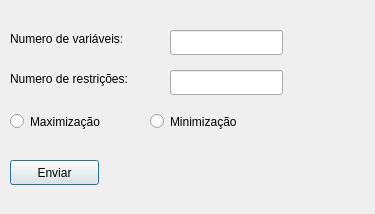
<?xml version="1.0" encoding="UTF-8"?>
<ui version="4.0">
 <class>Dialog</class>
 <widget class="QDialog" name="Dialog">
  <property name="geometry">
   <rect>
    <x>0</x>
    <y>0</y>
    <width>375</width>
    <height>214</height>
   </rect>
  </property>
  <property name="sizePolicy">
   <sizepolicy hsizetype="Preferred" vsizetype="Preferred">
    <horstretch>0</horstretch>
    <verstretch>0</verstretch>
   </sizepolicy>
  </property>
  <property name="windowTitle">
   <string>Simplex</string>
  </property>
  <widget class="QLineEdit" name="lineEdit">
   <property name="geometry">
    <rect>
     <x>170</x>
     <y>30</y>
     <width>113</width>
     <height>25</height>
    </rect>
   </property>
  </widget>
  <widget class="QLineEdit" name="lineEdit_2">
   <property name="geometry">
    <rect>
     <x>170</x>
     <y>70</y>
     <width>113</width>
     <height>25</height>
    </rect>
   </property>
  </widget>
  <widget class="QLabel" name="label">
   <property name="geometry">
    <rect>
     <x>10</x>
     <y>30</y>
     <width>151</width>
     <height>17</height>
    </rect>
   </property>
   <property name="text">
    <string>Numero de variáveis:</string>
   </property>
  </widget>
  <widget class="QLabel" name="label_2">
   <property name="geometry">
    <rect>
     <x>10</x>
     <y>70</y>
     <width>161</width>
     <height>17</height>
    </rect>
   </property>
   <property name="text">
    <string>Numero de restrições:</string>
   </property>
  </widget>
  <widget class="QPushButton" name="pushButton">
   <property name="geometry">
    <rect>
     <x>10</x>
     <y>160</y>
     <width>89</width>
     <height>25</height>
    </rect>
   </property>
   <property name="text">
    <string>Enviar</string>
   </property>
  </widget>
  <widget class="QLabel" name="label_warning">
   <property name="geometry">
    <rect>
     <x>130</x>
     <y>160</y>
     <width>161</width>
     <height>17</height>
    </rect>
   </property>
   <property name="text">
    <string/>
   </property>
  </widget>
  <widget class="QLabel" name="label_3">
   <property name="geometry">
    <rect>
     <x>30</x>
     <y>130</y>
     <width>67</width>
     <height>17</height>
    </rect>
   </property>
   <property name="text">
    <string/>
   </property>
  </widget>
  <widget class="QRadioButton" name="radioButton">
   <property name="geometry">
    <rect>
     <x>150</x>
     <y>110</y>
     <width>112</width>
     <height>23</height>
    </rect>
   </property>
   <property name="text">
    <string>Minimização</string>
   </property>
  </widget>
  <widget class="QRadioButton" name="radioButton_2">
   <property name="geometry">
    <rect>
     <x>10</x>
     <y>110</y>
     <width>112</width>
     <height>23</height>
    </rect>
   </property>
   <property name="text">
    <string>Maximização</string>
   </property>
  </widget>
 </widget>
 <resources/>
 <connections/>
</ui>
